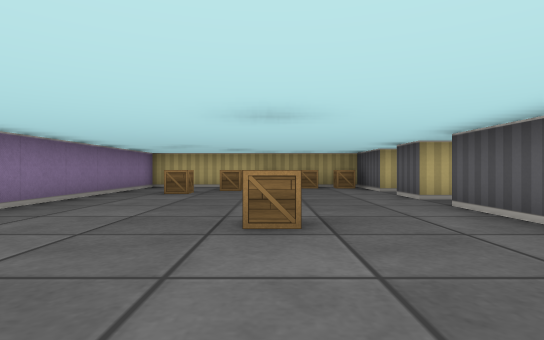
View 1 (above)

24 first-person views from a walk through a cub3D maze. The camera is about half as high as the walls, looks level and sees 80° across. The floor is counted in squares. Each view is taken from the middle of a square. On the plan, view 1 faces up. The plan holds only what a view shows up to about 9 squares ahead; the rest is blank.

View 2
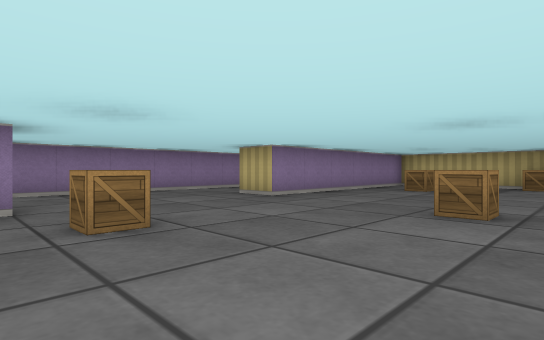

View 3
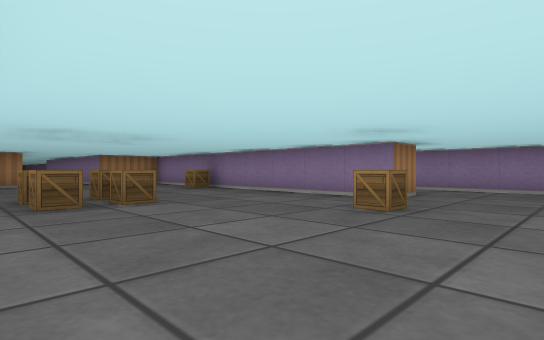

View 4
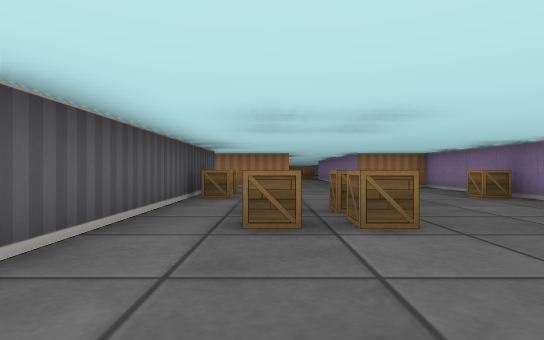

View 5
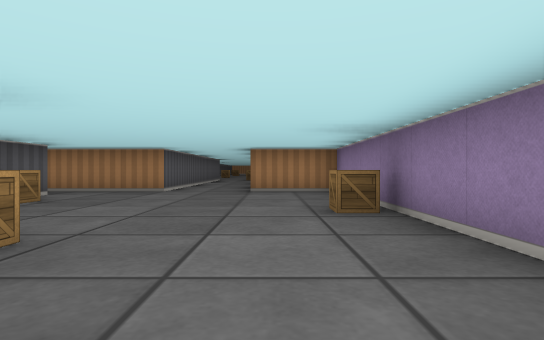

View 6
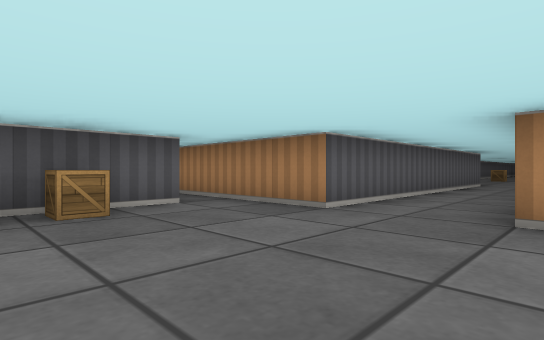

View 7
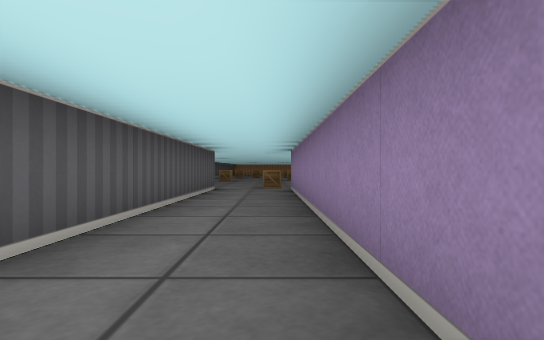

View 8
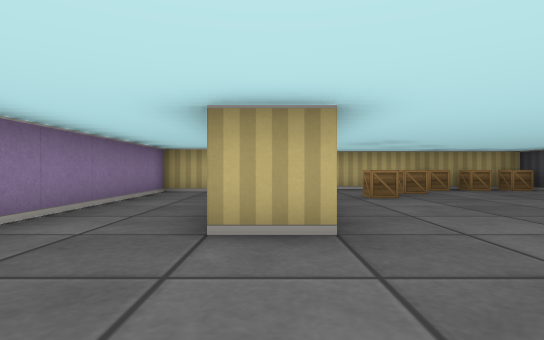

View 9
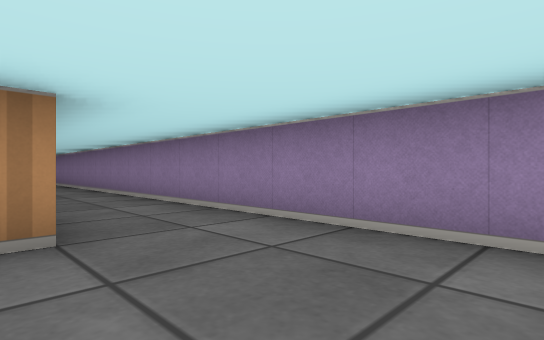

View 10
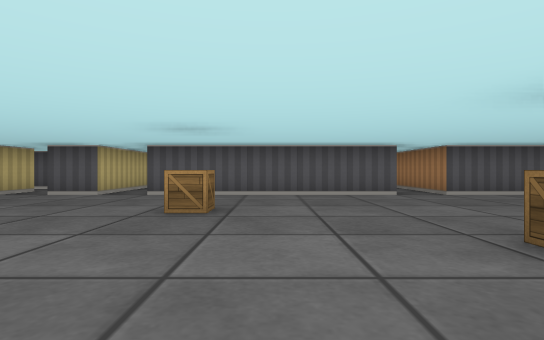

View 11
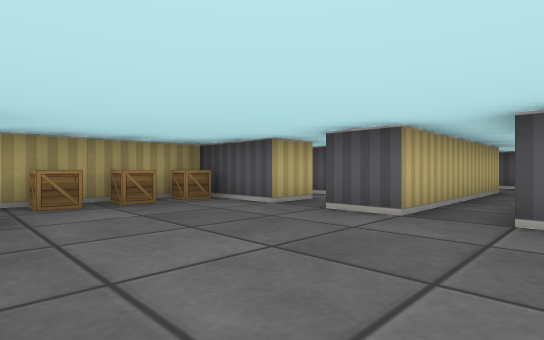

View 12
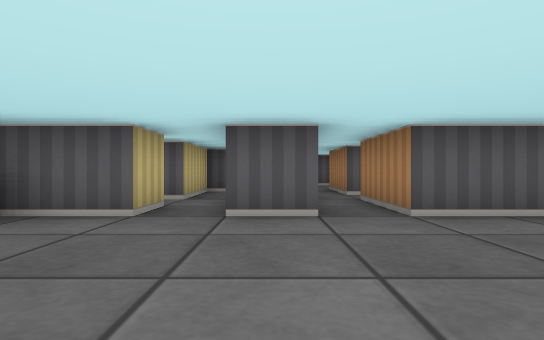

View 13
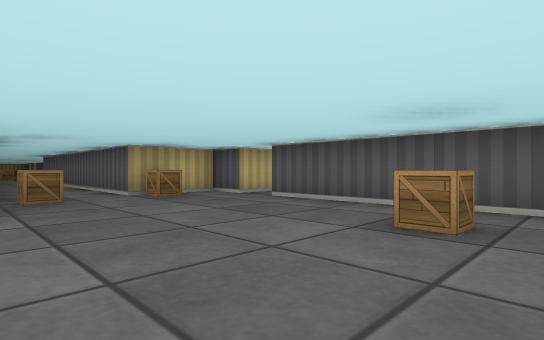

View 14
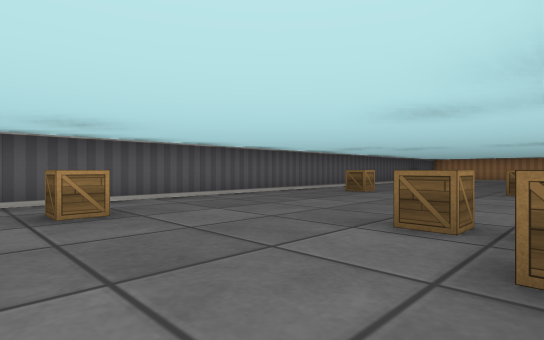

View 15
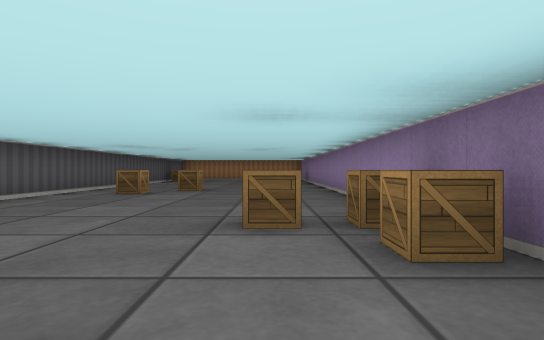

View 16
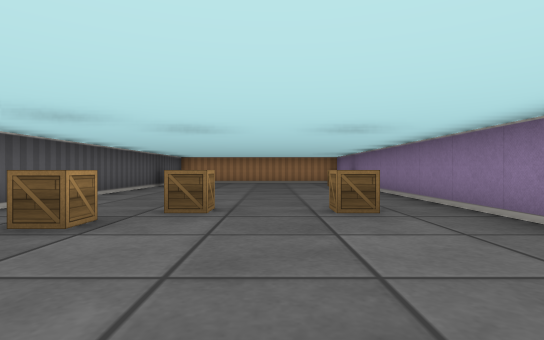

View 17
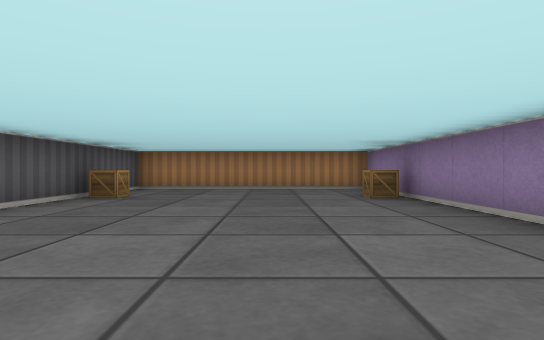

View 18
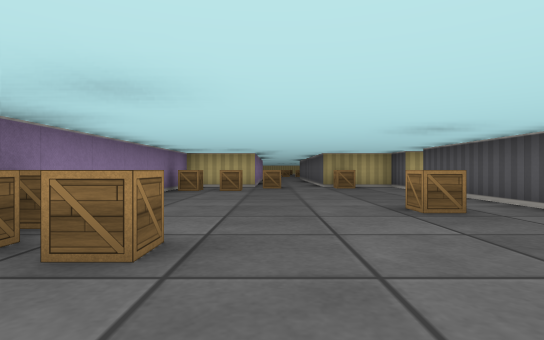

View 19
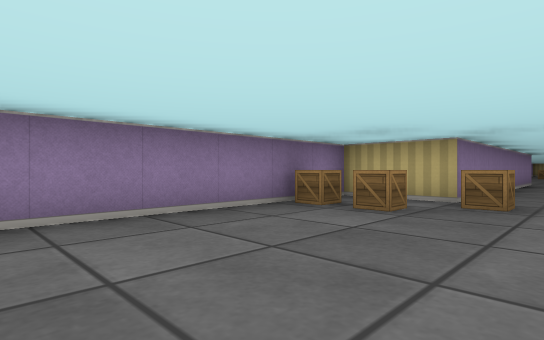

View 20
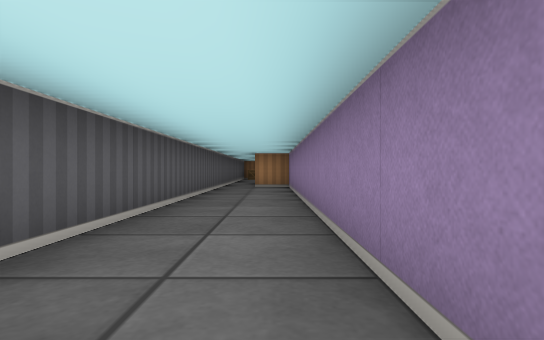

View 21
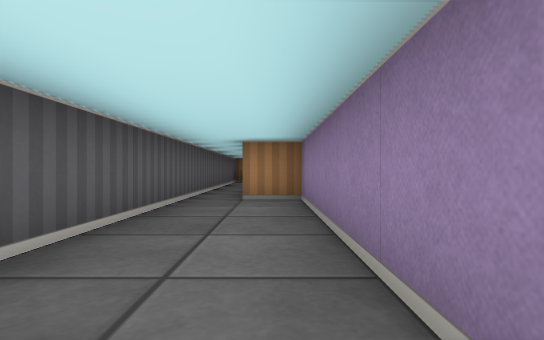

View 22
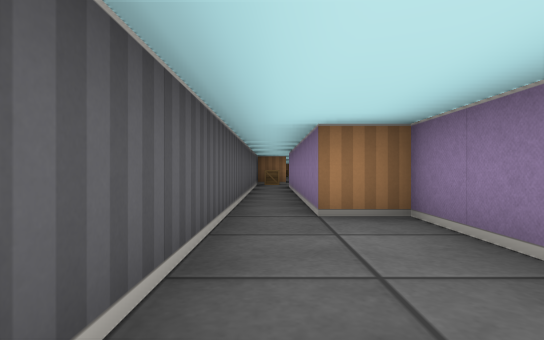

View 23
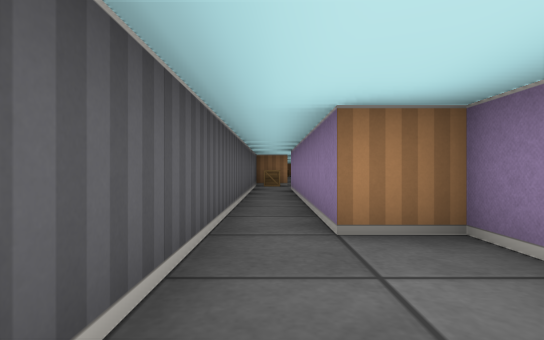

View 24
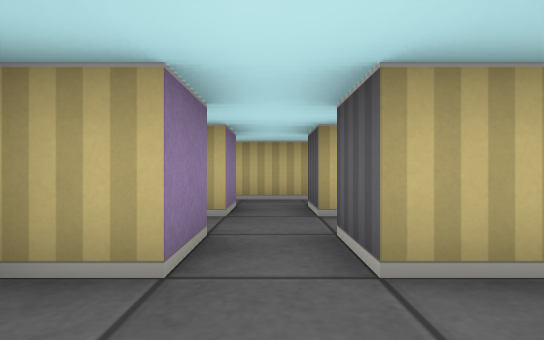

### Floor plan
Points are (right, up) in squares from view 1. A wall is a line through its corners. A room is listed if a view was taken in it or the views show most of it. See-through windows are left out.
Room 1 (views 1, 2, 3, 4, 5, 6, 7, 8, 9, 10, 11, 12, 20, 21, 22, 23)
walls: (-4.5, -0.5) (-3.5, -0.5) (-3.5, -9.5) (-1.5, -9.5) (-1.5, -17.5); (2.5, -0.5) (2.5, 4.5); (2.5, -8.6) (2.5, -1.5); (2.5, 5.5) (2.5, 6.5); (2.5, 7.5) (2.5, 9.5) (-2.4, 9.5); (-5.5, 8.5) (-6.5, 8.5) (-6.5, -13.5) (-5.5, -13.5) (-5.5, -19.5); (-3.5, 9) (-3.5, 3.5) (-4.5, 3.5); (0.5, -17.5) (0.5, -9.5) (2.5, -9.5); (-4.5, -19.6) (-4.5, -5.8)
ways out: opening at (-0.5, -18) to room 2; opening at (3.5, -1) to room 3; opening at (3, 7) to room 5; opening at (3.5, 5) to room 6; opening at (-5, -19); opening at (3, -9)
objects: crate (-3, -6); crate (-2, 0); crate (-2, 7); crate (-1, 8); crate (0, -4); crate (0, -3); crate (0, 3); crate (0, 9); crate (1, -4); crate (1, -3); crate (1, 9); crate (2, -7); crate (2, -6); crate (2, 9)
Room 2 (views 13, 14, 15, 16, 17, 18, 19)
walls: (2.5, -18.5) (2.5, -17.5) (0.5, -17.5); (-1.5, -17.5) (-3.5, -17.5) (-3.5, -38.5) (2.5, -38.5) (2.5, -19.5)
ways out: opening at (-0.5, -18) to room 1; opening at (3, -19)
objects: crate (-3, -36); crate (-3, -25); crate (-3, -24); crate (-3, -19); crate (-2, -30); crate (-2, -25); crate (-2, -19); crate (-1, -18); crate (0, -30); crate (1, -29); crate (1, -23); crate (1, -18); crate (2, -36)
Room 3 (view 24)
walls: (2.5, -1.5) (5, -1.5)
ways out: opening at (3.5, -1) to room 1; opening at (5, 0)
Room 4 (no view inside)
walls: (4.5, 2.5) (4.5, 1.5); (5.5, 3.5) (5.5, 4.5); (4.5, 4.5) (4.5, 3.5); (5.5, 1.5) (5.5, 2.5)
ways out: opening at (5, 4) to room 6; opening at (5, 2)
Room 5 (no view inside)
walls: (3.5, 7.5) (2.5, 7.5); (6.5, 7) (6.5, 7.5) (4.5, 7.5)
ways out: opening at (3, 7) to room 1; opening at (4, 8)
Room 6 (no view inside)
walls: (2.5, 4.5) (4.5, 4.5); (5.5, 5.5) (2.5, 5.5)
ways out: opening at (3.5, 5) to room 1; opening at (5, 4) to room 4; opening at (6.5, 5)

Where each view was taken, in squares from view 1:
view 1: 0 up, 0 right, facing up
view 2: 1 down, 1 right, facing up-left
view 3: 2 up, 2 right, facing down-left
view 4: 0 up, 1 right, facing down
view 5: 2 down, 2 left, facing down
view 6: 6 down, 2 left, facing down-right
view 7: 9 down, 1 left, facing down
view 8: 1 up, 4 left, facing up
view 9: 2 up, 4 left, facing down-left
view 10: 2 up, 4 left, facing right
view 11: 4 up, 1 left, facing up-right
view 12: 6 up, 1 left, facing right
view 13: 24 down, 2 left, facing up-right
view 14: 22 down, 3 left, facing down-right
view 15: 22 down, 2 left, facing down
view 16: 26 down, 1 left, facing down
view 17: 30 down, 1 left, facing down
view 18: 27 down, 1 left, facing up
view 19: 23 down, 0 right, facing up-left
view 20: 4 down, 6 left, facing down
view 21: 8 down, 6 left, facing down
view 22: 10 down, 5 left, facing down
view 23: 11 down, 5 left, facing down
view 24: 0 up, 5 right, facing up
